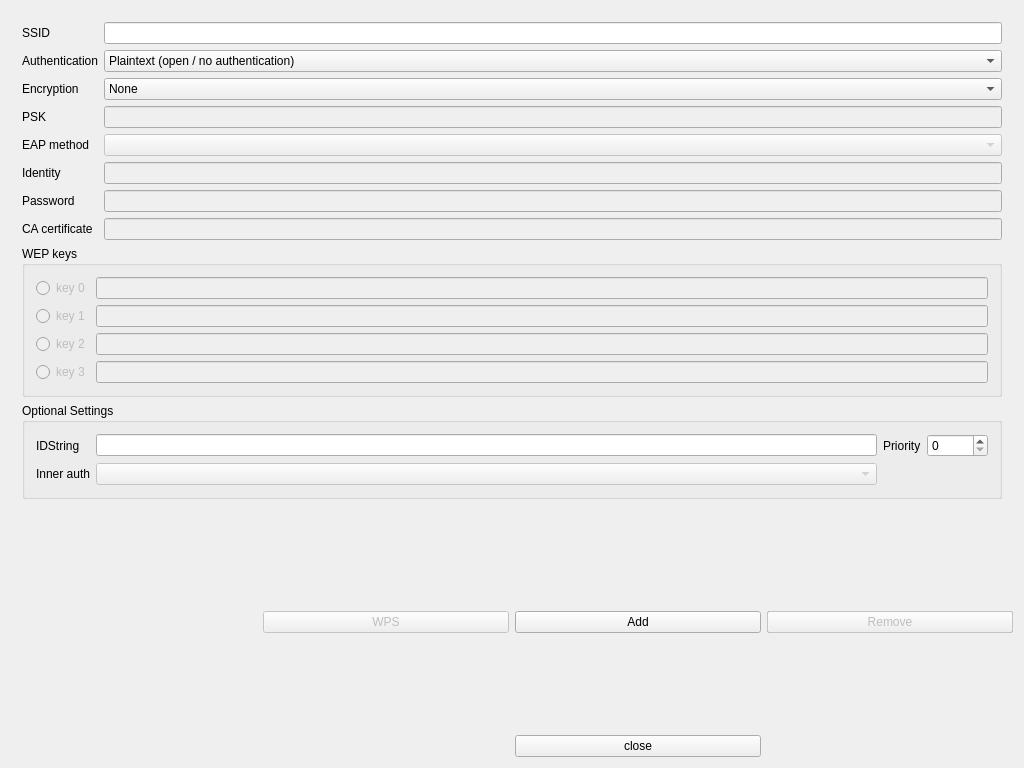
<?xml version="1.0" encoding="UTF-8"?>
<ui version="4.0">
 <class>NetworkConfig</class>
 <widget class="QDialog" name="NetworkConfig">
  <property name="geometry">
   <rect>
    <x>0</x>
    <y>0</y>
    <width>1024</width>
    <height>768</height>
   </rect>
  </property>
  <property name="windowTitle">
   <string>NetworkConfig</string>
  </property>
  <layout class="QGridLayout">
   <item row="1" column="0">
    <spacer>
     <property name="orientation">
      <enum>Qt::Vertical</enum>
     </property>
     <property name="sizeHint" stdset="0">
      <size>
       <width>20</width>
       <height>40</height>
      </size>
     </property>
    </spacer>
   </item>
   <item row="1" column="3">
    <widget class="QPushButton" name="cancelButton">
     <property name="text">
      <string>Cancel</string>
     </property>
    </widget>
   </item>
   <item row="1" column="2">
    <widget class="QPushButton" name="addButton">
     <property name="text">
      <string>Add</string>
     </property>
    </widget>
   </item>
   <item row="1" column="3">
    <widget class="QPushButton" name="removeButton">
     <property name="enabled">
      <bool>false</bool>
     </property>
     <property name="text">
      <string>Remove</string>
     </property>
    </widget>
   </item>
   <item row="1" column="1">
    <widget class="QPushButton" name="useWpsButton">
     <property name="enabled">
      <bool>false</bool>
     </property>
     <property name="text">
      <string>WPS</string>
     </property>
    </widget>
   </item>
   <item row="0" column="0" colspan="4">
    <widget class="QFrame" name="frame9">
     <property name="frameShape">
      <enum>QFrame::NoFrame</enum>
     </property>
     <property name="frameShadow">
      <enum>QFrame::Plain</enum>
     </property>
     <layout class="QGridLayout">
      <item row="0" column="0">
       <widget class="QLabel" name="ssidLabel">
        <property name="text">
         <string>SSID</string>
        </property>
       </widget>
      </item>
      <item row="0" column="1">
       <widget class="QLineEdit" name="ssidEdit">
        <property name="toolTip">
         <string>Network name (Service Set IDentifier)</string>
        </property>
        <property name="text">
         <string/>
        </property>
       </widget>
      </item>
      <item row="1" column="0">
       <widget class="QLabel" name="authLabel">
        <property name="text">
         <string>Authentication</string>
        </property>
       </widget>
      </item>
      <item row="1" column="1">
       <widget class="QComboBox" name="authSelect">
        <item>
         <property name="text">
          <string>Plaintext (open / no authentication)</string>
         </property>
        </item>
        <item>
         <property name="text">
          <string>Static WEP (no authentication)</string>
         </property>
        </item>
        <item>
         <property name="text">
          <string>Static WEP (Shared Key authentication)</string>
         </property>
        </item>
        <item>
         <property name="text">
          <string>IEEE 802.1X</string>
         </property>
        </item>
        <item>
         <property name="text">
          <string>WPA-Personal (PSK)</string>
         </property>
        </item>
        <item>
         <property name="text">
          <string>WPA-Enterprise (EAP)</string>
         </property>
        </item>
        <item>
         <property name="text">
          <string>WPA2-Personal (PSK)</string>
         </property>
        </item>
        <item>
         <property name="text">
          <string>WPA2-Enterprise (EAP)</string>
         </property>
        </item>
       </widget>
      </item>
      <item row="2" column="0">
       <widget class="QLabel" name="encrLabel">
        <property name="text">
         <string>Encryption</string>
        </property>
       </widget>
      </item>
      <item row="2" column="1">
       <widget class="QComboBox" name="encrSelect">
        <item>
         <property name="text">
          <string>None</string>
         </property>
        </item>
        <item>
         <property name="text">
          <string>WEP</string>
         </property>
        </item>
        <item>
         <property name="text">
          <string>TKIP</string>
         </property>
        </item>
        <item>
         <property name="text">
          <string>CCMP</string>
         </property>
        </item>
       </widget>
      </item>
      <item row="3" column="0">
       <widget class="QLabel" name="pskLabel">
        <property name="text">
         <string>PSK</string>
        </property>
       </widget>
      </item>
      <item row="3" column="1">
       <widget class="QLineEdit" name="pskEdit">
        <property name="enabled">
         <bool>false</bool>
        </property>
        <property name="toolTip">
         <string>WPA/WPA2 pre-shared key or passphrase</string>
        </property>
        <property name="whatsThis">
         <string/>
        </property>
        <property name="echoMode">
         <enum>QLineEdit::Password</enum>
        </property>
       </widget>
      </item>
      <item row="4" column="0">
       <widget class="QLabel" name="eapLabel">
        <property name="text">
         <string>EAP method</string>
        </property>
       </widget>
      </item>
      <item row="4" column="1">
       <widget class="QComboBox" name="eapSelect">
        <property name="enabled">
         <bool>false</bool>
        </property>
       </widget>
      </item>
      <item row="5" column="0">
       <widget class="QLabel" name="identityLabel">
        <property name="text">
         <string>Identity</string>
        </property>
       </widget>
      </item>
      <item row="5" column="1">
       <widget class="QLineEdit" name="identityEdit">
        <property name="enabled">
         <bool>false</bool>
        </property>
        <property name="toolTip">
         <string>Username/Identity for EAP methods</string>
        </property>
       </widget>
      </item>
      <item row="6" column="0">
       <widget class="QLabel" name="passwordLabel">
        <property name="text">
         <string>Password</string>
        </property>
       </widget>
      </item>
      <item row="6" column="1">
       <widget class="QLineEdit" name="passwordEdit">
        <property name="enabled">
         <bool>false</bool>
        </property>
        <property name="toolTip">
         <string>Password for EAP methods</string>
        </property>
        <property name="echoMode">
         <enum>QLineEdit::Password</enum>
        </property>
       </widget>
      </item>
      <item row="7" column="0">
       <widget class="QLabel" name="cacertLabel">
        <property name="text">
         <string>CA certificate</string>
        </property>
       </widget>
      </item>
      <item row="7" column="1">
       <widget class="QLineEdit" name="cacertEdit">
        <property name="enabled">
         <bool>false</bool>
        </property>
       </widget>
      </item>
      <item row="8" column="0" colspan="2">
       <widget class="QGroupBox" name="wepBox">
        <property name="enabled">
         <bool>true</bool>
        </property>
        <property name="title">
         <string>WEP keys</string>
        </property>
        <layout class="QGridLayout">
         <item row="0" column="0">
          <widget class="QRadioButton" name="wep0Radio">
           <property name="enabled">
            <bool>false</bool>
           </property>
           <property name="text">
            <string>key 0</string>
           </property>
          </widget>
         </item>
         <item row="1" column="0">
          <widget class="QRadioButton" name="wep1Radio">
           <property name="enabled">
            <bool>false</bool>
           </property>
           <property name="text">
            <string>key 1</string>
           </property>
          </widget>
         </item>
         <item row="3" column="0">
          <widget class="QRadioButton" name="wep3Radio">
           <property name="enabled">
            <bool>false</bool>
           </property>
           <property name="text">
            <string>key 3</string>
           </property>
          </widget>
         </item>
         <item row="2" column="0">
          <widget class="QRadioButton" name="wep2Radio">
           <property name="enabled">
            <bool>false</bool>
           </property>
           <property name="text">
            <string>key 2</string>
           </property>
          </widget>
         </item>
         <item row="0" column="1">
          <widget class="QLineEdit" name="wep0Edit">
           <property name="enabled">
            <bool>false</bool>
           </property>
          </widget>
         </item>
         <item row="1" column="1">
          <widget class="QLineEdit" name="wep1Edit">
           <property name="enabled">
            <bool>false</bool>
           </property>
          </widget>
         </item>
         <item row="2" column="1">
          <widget class="QLineEdit" name="wep2Edit">
           <property name="enabled">
            <bool>false</bool>
           </property>
          </widget>
         </item>
         <item row="3" column="1">
          <widget class="QLineEdit" name="wep3Edit">
           <property name="enabled">
            <bool>false</bool>
           </property>
          </widget>
         </item>
        </layout>
       </widget>
      </item>
      <item row="9" column="0" colspan="2">
       <widget class="QGroupBox" name="optionalSettingsBox">
        <property name="enabled">
         <bool>true</bool>
        </property>
        <property name="title">
         <string>Optional Settings</string>
        </property>
        <layout class="QGridLayout">
         <item row="0" column="1">
          <widget class="QLineEdit" name="idstrEdit">
           <property name="toolTip">
            <string>Network Identification String</string>
           </property>
          </widget>
         </item>
         <item row="0" column="3">
          <widget class="QSpinBox" name="prioritySpinBox">
           <property name="toolTip">
            <string>Network Priority</string>
           </property>
           <property name="maximum">
            <number>10000</number>
           </property>
           <property name="singleStep">
            <number>10</number>
           </property>
          </widget>
         </item>
         <item row="0" column="0">
          <widget class="QLabel" name="idstrLabel">
           <property name="text">
            <string>IDString</string>
           </property>
          </widget>
         </item>
         <item row="0" column="2">
          <widget class="QLabel" name="priorityLabel">
           <property name="text">
            <string>Priority</string>
           </property>
          </widget>
         </item>
         <item row="1" column="0">
          <widget class="QLabel" name="phase2Label">
           <property name="text">
            <string>Inner auth</string>
           </property>
          </widget>
         </item>
         <item row="1" column="1">
          <widget class="QComboBox" name="phase2Select">
           <property name="enabled">
            <bool>false</bool>
           </property>
          </widget>
         </item>
        </layout>
       </widget>
      </item>
     </layout>
    </widget>
   </item>
   <item row="2" column="2">
    <widget class="QPushButton" name="addButton_2">
     <property name="text">
      <string>close</string>
     </property>
    </widget>
   </item>
  </layout>
 </widget>
 <layoutdefault spacing="6" margin="11"/>
 <tabstops>
  <tabstop>ssidEdit</tabstop>
  <tabstop>authSelect</tabstop>
  <tabstop>encrSelect</tabstop>
  <tabstop>pskEdit</tabstop>
  <tabstop>eapSelect</tabstop>
  <tabstop>identityEdit</tabstop>
  <tabstop>passwordEdit</tabstop>
  <tabstop>cacertEdit</tabstop>
  <tabstop>wep0Radio</tabstop>
  <tabstop>wep0Edit</tabstop>
  <tabstop>wep1Radio</tabstop>
  <tabstop>wep1Edit</tabstop>
  <tabstop>wep2Radio</tabstop>
  <tabstop>wep2Edit</tabstop>
  <tabstop>wep3Radio</tabstop>
  <tabstop>wep3Edit</tabstop>
  <tabstop>idstrEdit</tabstop>
  <tabstop>prioritySpinBox</tabstop>
  <tabstop>phase2Select</tabstop>
  <tabstop>addButton</tabstop>
  <tabstop>removeButton</tabstop>
  <tabstop>cancelButton</tabstop>
 </tabstops>
 <includes>
  <include location="global">qtreewidget.h</include>
 </includes>
 <resources/>
 <connections/>
</ui>
